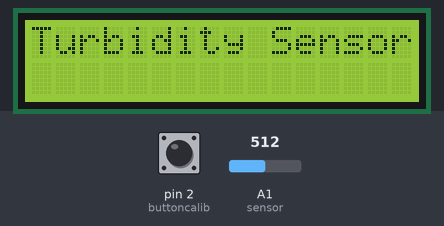
Bench run of a sketch on a simulated Arduino Uno, built with avr-gcc and run on an emulated ATmega328P. Parts: 16×2 character LCD. The inputs (shaded band) are chosen by the test bench; at power-on: pin 2 (buttoncalib) HIGH, A1 (sensor) = 512. EEPROM starts erased; what the sketch prints to the serial monitor is not drawn.

Above: at 0.1 s.
4.3 s: pin 2 (buttoncalib) pulled LOW for 0.15 s
At 4.8 s:
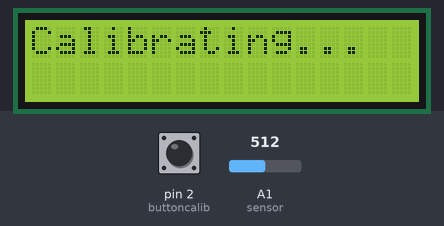
9.0 s: A1 (sensor) set to 716
At 11.4 s:
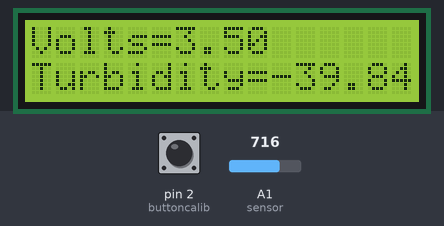
11.7 s: pin 2 (buttoncalib) pulled LOW for 1 s
At 16.8 s:
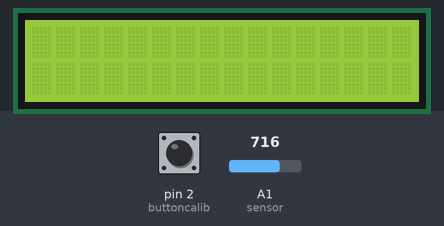
17.3 s: A1 (sensor) set to 900
At 19.1 s:
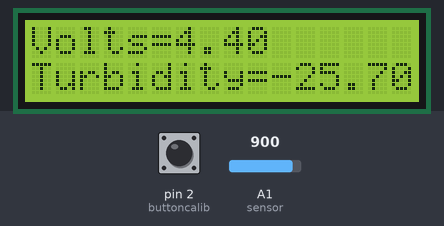
19.8 s: A1 (sensor) set to 1023
At 22.3 s:
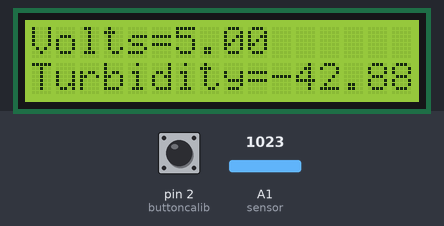
Timing chart, 0 to 23.4 s (numbered marks = the images above; inputs shaded):
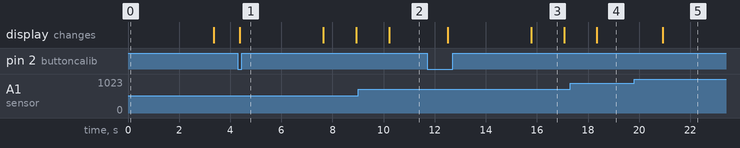

The sketch:

blink_first_code.ino
```cpp
#include <EEPROM.h> // to store last calibration value (blanco, Vclear)
#include <Wire.h>  // for LCD display (with I2S interphase)
#include <LiquidCrystal_I2C.h>
LiquidCrystal_I2C lcd(0x3F,2,1,0,4,5,6,7,3, POSITIVE);

int sensor = 0; // variable for averaging
int n = 25; // number of samples to average
int sensorValue = 0;
float voltage = 0.00;
float turbidity = 0.00;
float Vclear = 2.85; // Output voltage to calibrate (with clear water).

int buttoncalib = 2;  // The pin location of the push sensor for calibration. Connected to Ground and
// pin D2.

int pushcalib = 1;  // variable for pin D2 status.

void setup()
{
  Serial.begin(9600);
  pinMode(buttoncalib, INPUT_PULLUP); //initializes digital pin 2 as an input with pull-up resistance.

 // LCD display
  lcd.begin (16,2);
  lcd.clear();
  lcd.setCursor(0,0);
  lcd.print("Turbidity Sensor");

//Serial display
  Serial.println("Hi... welcome to your turbidity sensor");

  EEPROM.get(0, Vclear);  // recovers the last Vclear calibration value stored in ROM.
  delay(3000);  // Pause for 3 seg
}

void loop()
{
pushcalib = digitalRead(2);  // push button status

if (pushcalib == HIGH) {
// If the push button is not pushed, do the normal sensing routine:
      for (int i=0; i < n; i++){
      sensor += analogRead(A1); // read the input on analog pin 1 (turbidity sensor analog output)
  delay(10);
      }
  sensorValue = sensor / n;    // average the n values
  voltage = sensorValue * (5.000 / 1023.000); // Convert analog (0-1023) to voltage (0 - 5V)

  turbidity = 100.00 - (voltage / Vclear) * 100.00; // as relative percentage; 0% = clear water;

  EEPROM.put(0, Vclear); // guarda el voltaje de calibración actualmente en uso.

          // Serial display
          Serial.print(sensorValue);
          Serial.print(", ");
          Serial.print(voltage,3);
          Serial.print(", ");
          Serial.print(turbidity,3);
          Serial.print(", ");
          Serial.println(Vclear,3);

  // Display LCD
  lcd.clear();
  lcd.setCursor(0,0);
  lcd.print("Volts=");
  lcd.print(voltage,2);
  lcd.setCursor(0,1);
  lcd.print("Turbidity=");
  lcd.print(turbidity,2);
  lcd.print("%");

  sensor = 0;   // resets for averaging

  } else {

// Calibration routine, when push button is pushed:

  Serial.println("Put the sensor in clear water to calibrate...");
  lcd.clear();
  lcd.setCursor(0,0);
  lcd.print("Calibrating...");
  delay(2000);

      for (int i=0; i < n; i++){
      sensor += analogRead(A1); // read the input on analog pin 1:
      delay(10);
      }
  sensorValue = sensor / n;
  Vclear = sensorValue * (5.000 / 1023.000); // Converts analog (0-1023) to voltage (0-5V):
  sensor = 0;
  EEPROM.put(0, Vclear);  // stores Vclear in ROM
  delay(1000);
  lcd.clear();
  }
  delay(1000);  // Pause for 1 seconds.  // sampling rate
}
```

Measured:
- after the input at 4.3 s, the display: changes after 0.08 s (image 1)
- after the input at 9.0 s, the display: changes after 1.2 s (image 2)
- after the input at 11.7 s, the display: first changes after 0.82 s (image 3 shows a later state)
- after the input at 17.3 s, the display: changes after 1.0 s (image 4)
- after the input at 19.8 s, the display: changes after 1.1 s (image 5)
- what the display in image 3 shows lasts 1.3 s, from 15.8 s to 17.1 s
